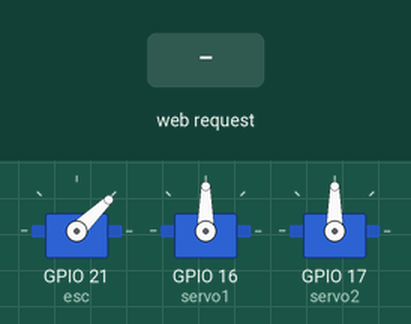
Bench run of a sketch on a simulated ESP32. Parts: 3 × servo. The test bench sets the inputs (shaded band). What the sketch prints to the serial monitor is not drawn.

Above: at 1.2 s.
1.3 s: HTTP request GET /joystick?sx=1 received
At 1.7 s:
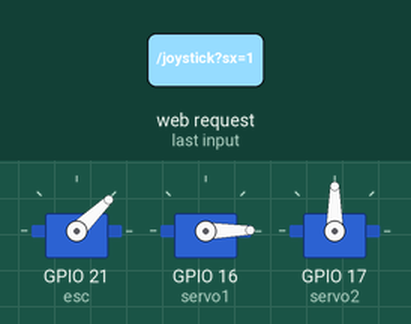
2.8 s: HTTP request GET /joystick?sx=120 received
At 4.0 s:
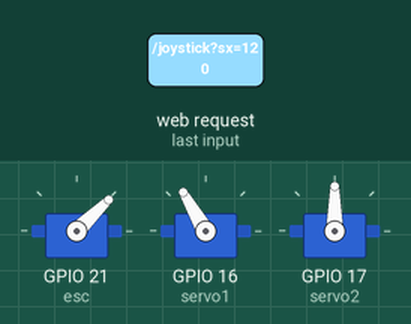
4.3 s: HTTP request GET /joystick?sy=1 received
At 5.2 s:
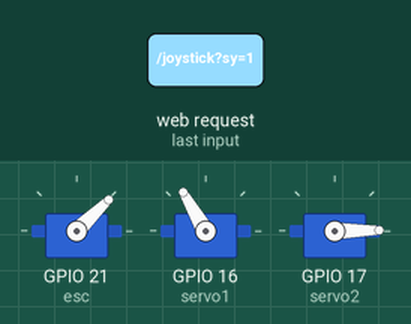
5.8 s: HTTP request GET /joystick?sx=0 received
At 6.4 s:
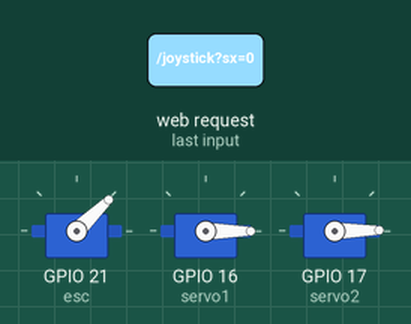
7.3 s: HTTP request GET /joystick?sy=120 received
At 8.5 s:
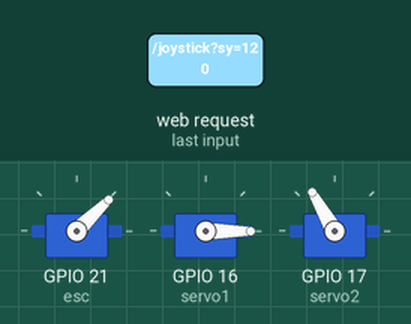
8.8 s: HTTP request GET /joystick?val=120&sx=120&sy=120 received
At 9.9 s:
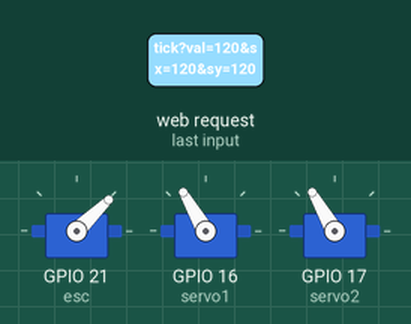
Timing chart, 0 to 11.3 s (numbered marks = the images above; inputs shaded):
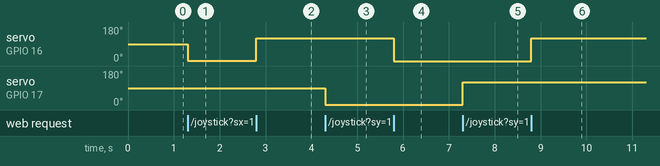

Measured:
- after the input at 1.3 s, servo on GPIO 16 (servo1): 90° → 1° at once
- after the input at 2.8 s, servo on GPIO 16 (servo1): 1° → 120° at once
- after the input at 4.3 s, servo on GPIO 17 (servo2): 90° → 1° at once
- after the input at 5.8 s, servo on GPIO 16 (servo1): 120° → 0° at once
- after the input at 7.3 s, servo on GPIO 17 (servo2): 1° → 120° at once
- after the input at 8.8 s, servo on GPIO 16 (servo1): 0° → 120° at once

The sketch:

ESP_32_jet.ino
```cpp
#include <WiFi.h>
#include <WebServer.h>
#include <ESP32Servo.h>

Servo esc;
Servo servo1;
Servo servo2;

WebServer server(80);

int throttle = 1000;
int servo1_pos = 90;
int servo2_pos = 90;

// Access Point credentials
const char* ssid = "ESP32-Jet";
const char* password = "12345678";

// Web UI with slider and joystick
String HTML = R"rawliteral(
<!DOCTYPE html>
<html>
<head>
  <title>ESP32 Jet Control</title>
  <style>
    body { font-family: sans-serif; text-align: center; }
    input[type=range] { width: 80%; }
    #joystickArea { width: 200px; height: 200px; background: #eee; margin: auto; position: relative; border-radius: 10px; touch-action: none; }
    #stick { width: 40px; height: 40px; background: #333; border-radius: 50%; position: absolute; left: 80px; top: 80px; touch-action: none; }
  </style>
</head>
<body>
<h2>ESP32 RC Jet Controller</h2>

Throttle: <input type="range" min="1000" max="2000" value="1000" id="throttleSlider" oninput="updateThrottle(this.value)">
<p id="tval">1000</p>

<h3>Servo Joystick</h3>
<div id="joystickArea">
  <div id="stick"></div>
</div>

<script>
function updateThrottle(val) {
  document.getElementById('tval').innerText = val;
  fetch("/throttle?val=" + val);
}

// Joystick handler
let stick = document.getElementById('stick');
let area = document.getElementById('joystickArea');
let dragging = false;

area.addEventListener('touchstart', e => { dragging = true; }, false);
area.addEventListener('touchend', e => { dragging = false; resetStick(); }, false);
area.addEventListener('touchmove', e => {
  if (!dragging) return;
  e.preventDefault();
  let rect = area.getBoundingClientRect();
  let touch = e.touches[0];
  let x = touch.clientX - rect.left;
  let y = touch.clientY - rect.top;
  x = Math.max(0, Math.min(x, rect.width));
  y = Math.max(0, Math.min(y, rect.height));
  stick.style.left = (x - 20) + "px";
  stick.style.top = (y - 20) + "px";

  let sx = Math.round((x / rect.width) * 180);
  let sy = Math.round((1 - y / rect.height) * 180);
  fetch(`/joystick?sx=${sx}&sy=${sy}`);
}, false);

function resetStick() {
  stick.style.left = "80px";
  stick.style.top = "80px";
}
</script>
</body>
</html>
)rawliteral";

void handleRoot() {
  server.send(200, "text/html", HTML);
}

void handleThrottle() {
  if (server.hasArg("val")) {
    throttle = server.arg("val").toInt();
    throttle = constrain(throttle, 1000, 2000);
    esc.writeMicroseconds(throttle);
    server.send(200, "text/plain", "Throttle set");
  } else {
    server.send(400, "text/plain", "Missing throttle value");
  }
}

void handleJoystick() {
  if (server.hasArg("sx")) {
    servo1_pos = constrain(server.arg("sx").toInt(), 0, 180);
    servo1.write(servo1_pos);
  }
  if (server.hasArg("sy")) {
    servo2_pos = constrain(server.arg("sy").toInt(), 0, 180);
    servo2.write(servo2_pos);
  }
  server.send(200, "text/plain", "Joystick updated");
}

void setup() {
  Serial.begin(115200);
  esc.attach(21);
  servo1.attach(16);
  servo2.attach(17);

  esc.writeMicroseconds(throttle);
  servo1.write(servo1_pos);
  servo2.write(servo2_pos);

  WiFi.softAP(ssid, password);
  Serial.println("Access Point started");
  Serial.print("IP address: ");
  Serial.println(WiFi.softAPIP());

  server.on("/", handleRoot);
  server.on("/throttle", handleThrottle);
  server.on("/joystick", handleJoystick);
  server.begin();
}

void loop() {
  server.handleClient();
}
```
